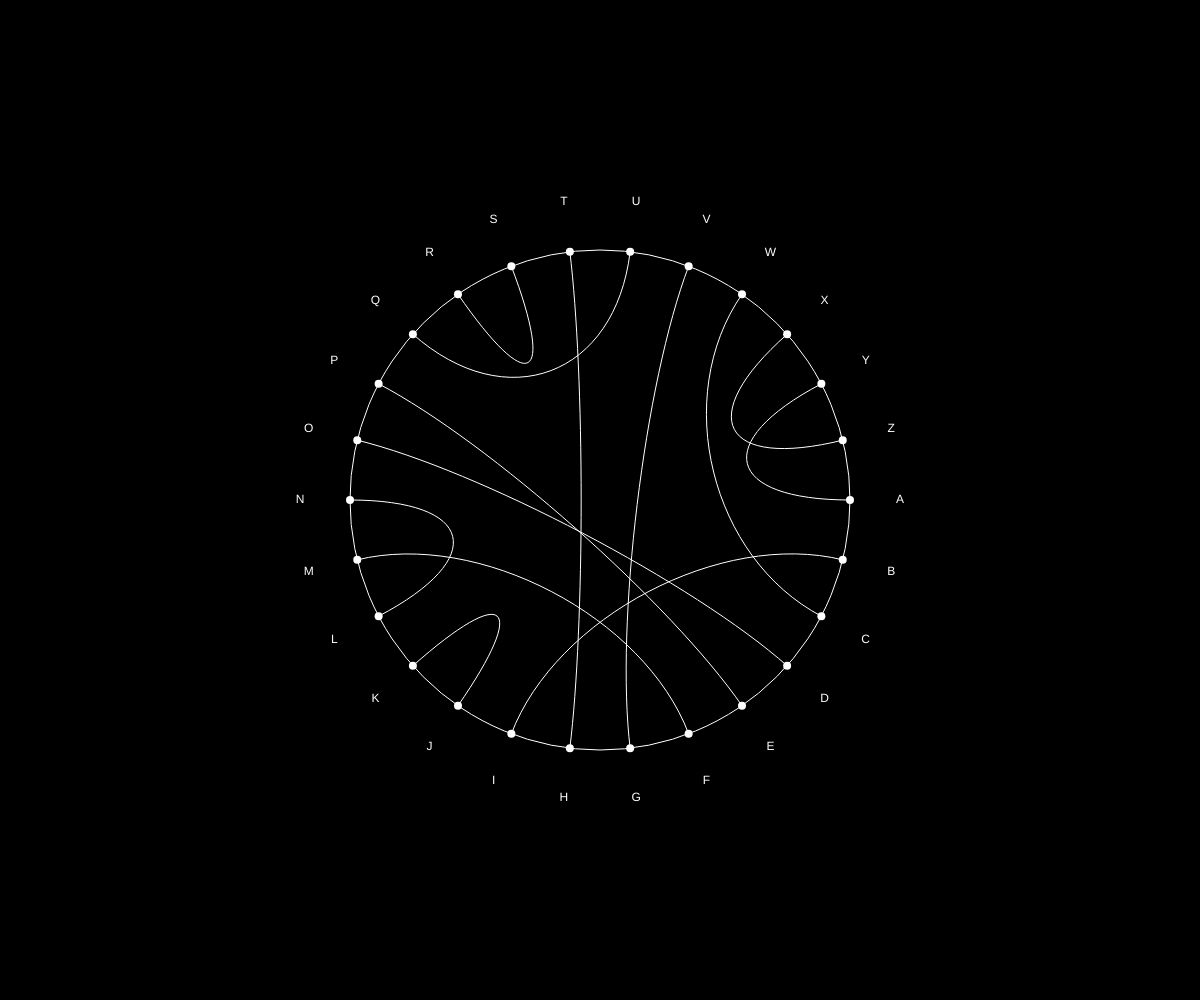
Frame 1 (no input)
Frame 2 (the mouse pressed at the canvas centre, redrawn once): identical to frame 1, image omitted

The p5.js sketch that drew this single still picture (run headless with seeded random() and noise() and a simulated clock; the mouse was pressed at the canvas centre and the sketch redrawn once):

// p5.js sketch
// ── sketch.js

const ALPHABETS = "ABCDEFGHIJKLMNOPQRSTUVWXYZ";
const rotA = [1,8,20,16,7,19,24,0,11,13,22,2,5,12,14,3,15,4,23,25,17,18,21,6,9,10];

function setup(){
	createCanvas(windowWidth, windowHeight);
	angleMode(DEGREES);
	textAlign(CENTER, CENTER);
	noLoop();
	noSmooth();
}

function draw(){
	background(0);

	const cX = width / 2;
	const cY = height / 2;
	const diameter = (width<height)?width/2:height/2;
	const radius = diameter / 2;
	const pad = 360 / ALPHABETS.length;
	drawRoter(cX, cY, radius, pad, rotA);
}

function drawRoter(cX, cY, radius, pad, rot){

	noFill();
	stroke(255);
	strokeWeight(1);
	circle(cX, cY, radius*2);

	const poses = [];
	for(let i=0; i<360; i+=pad){
		const x = cX + radius * cos(i);
		const y = cY + radius * sin(i);
		poses.push({x:x, y:y});
		fill(255);
		noStroke();
		circle(x, y, 8);
	}

	const pC = {x: cX, y: cY};
	for(let i=0; i<rot.length; i+=2){
		const a = poses[rot[i]];
		const b = poses[rot[i+1]];
		connectLine(a, b, pC, radius/2);
		drawAlphabet(pC, radius*1.2, pad, i);
		drawAlphabet(pC, radius*1.2, pad, i+1);
	}
}

function connectLine(a, b, pC, len){
	noFill();
	stroke(255);
	const dA = atan2(a.y-pC.y, a.x-pC.x);
	const tA = {x: pC.x+len*cos(dA), y: pC.y+len*sin(dA)};
	const dB = atan2(b.y-pC.y, b.x-pC.x);
	const tB = {x: pC.x+len*cos(dB), y: pC.y+len*sin(dB)};
	bezier(a.x, a.y, tA.x, tA.y, tB.x, tB.y, b.x, b.y);
}

function drawAlphabet(pC, len, pad, i){
	fill(255);
	noStroke();
	const x = pC.x + len * cos(pad*i);
	const y = pC.y + len * sin(pad*i);
	const alphabet = ALPHABETS[i];
	text(alphabet, x, y);
}
